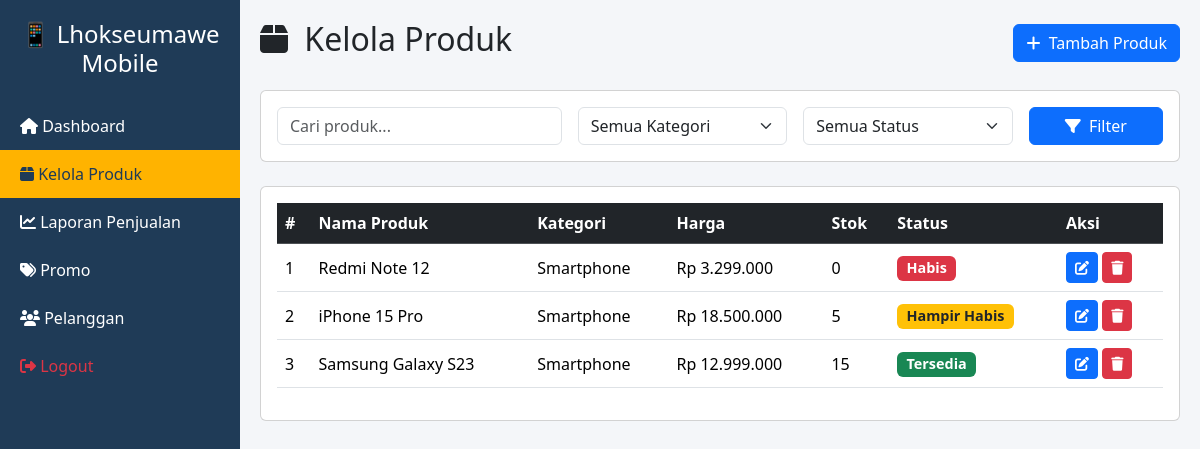
The page /kelolaproduk.php on the database its author committed.
### tables this page shows
CREATE TABLE `produk` (
  `id_produk` int(11) NOT NULL,
  `nama_produk` varchar(255) NOT NULL,
  `kategori` enum('smartphone','aksesoris','sparepart') NOT NULL,
  `harga` int(11) NOT NULL,
  `stok` int(11) NOT NULL DEFAULT 0,
  `status` enum('tersedia','hampir_habis','habis') DEFAULT 'tersedia',
  `created_at` timestamp NOT NULL DEFAULT current_timestamp()
);

### kelolaproduk.php (the view, shortened to what this page needs)
<?php
require_once 'koneksi.php';
$editMode = false;
$search = isset($_GET['search']) ? $conn->real_escape_string($_GET['search']) : '';
$query = "SELECT * FROM produk WHERE 1=1";
$query .= " ORDER BY id_produk DESC";
$stmt = $conn->prepare($query);
$stmt->execute();
$result = $stmt->get_result();
$produk = [];
while ($row = $result->fetch_assoc()) {
    $produk[] = $row;
}
?>
<!DOCTYPE html>
<html lang="id">
<head>
    <link href="https://cdn.jsdelivr.net/npm/bootstrap@5.3.2/dist/css/bootstrap.min.css" rel="stylesheet" />
    <link rel="stylesheet" href="https://cdnjs.cloudflare.com/ajax/libs/font-awesome/6.5.1/css/all.min.css" />
</head>
<body>
<div class="sidebar">
    <h4 class="text-center mb-4">📱 Lhokseumawe Mobile</h4>
    <a href="owner.php"><i class="fas fa-home"></i> Dashboard</a>
    <a href="kelolaproduk.php" class="active"><i class="fas fa-box"></i> Kelola Produk</a>
    <a href="laporanpenjualan.php"><i class="fas fa-chart-line"></i> Laporan Penjualan</a>
    <a href="promo.php"><i class="fas fa-tags"></i> Promo</a>
    <a href="pelanggan.php"><i class="fas fa-users"></i> Pelanggan</a>
    <a href="logout.php" class="text-danger"><i class="fa-solid fa-right-from-bracket"></i> Logout</a>
</div>
<div class="content">
    <div class="d-flex justify-content-between align-items-center mb-4">
        <h2><i class="fas fa-box me-2"></i> Kelola Produk</h2>
        <?php if ($editMode): ?>
            <a href="kelolaproduk.php" class="btn btn-secondary">
                <i class="fas fa-arrow-left me-1"></i> Kembali
            </a>
        <?php else: ?>
            <button class="btn btn-primary" data-bs-toggle="modal" data-bs-target="#produkModal">
                <i class="fas fa-plus me-1"></i> Tambah Produk
            </button>
        <?php endif; ?>
    </div>
    <?php if (!$editMode): ?>
        <div class="card mb-4">
            <div class="card-body">
                <form method="GET" action="">
                    <div class="row g-3">
                        <div class="col-md-4">
                            <input type="text" name="search" class="form-control" placeholder="Cari produk..." value="<?= htmlspecialchars($search) ?>">
                        </div>
                        <div class="col-md-3">
                            <select name="kategori" class="form-select">
                                <option value="">Semua Kategori</option>
                            </select>
                        </div>
                        <div class="col-md-3">
                            <select name="status" class="form-select">
                                <option value="">Semua Status</option>
                            </select>
                        </div>
                        <div class="col-md-2">
                            <button type="submit" class="btn btn-primary w-100">
                                <i class="fas fa-filter me-1"></i> Filter
                            </button>
                        </div>
                    </div>
                </form>
            </div>
        </div>
        <div class="card">
            <div class="card-body table-responsive">
                <table class="table table-hover align-middle">
                    <thead class="table-dark">
                        <tr>
                            <th>#</th>
                            <th>Nama Produk</th>
                            <th>Kategori</th>
                            <th>Harga</th>
                            <th>Stok</th>
                            <th>Status</th>
                            <th>Aksi</th>
                        </tr>
                    </thead>
                    <tbody>
                        <?php if (empty($produk)): ?>
                            <tr>
                                <td colspan="7" class="text-center py-4">Tidak ada data produk</td>
                            </tr>
                        <?php else: ?>
                            <?php foreach ($produk as $index => $item): ?>
                                <?php
                                    if ($item['stok'] > 10) {
                                        $status_class = 'bg-success';
                                        $status_text = 'Tersedia';
                                    } elseif ($item['stok'] > 0) {
                                        $status_class = 'bg-warning text-dark';
                                        $status_text = 'Hampir Habis';
                                    } else {
                                        $status_class = 'bg-danger';
                                        $status_text = 'Habis';
                                    }
                                ?>
                                <tr>
                                    <td><?= $index + 1 ?></td>
                                    <td><?= htmlspecialchars($item['nama_produk']) ?></td>
                                    <td><?= ucfirst($item['kategori']) ?></td>
                                    <td>Rp <?= number_format($item['harga'], 0, ',', '.') ?></td>
                                    <td><?= $item['stok'] ?></td>
                                    <td><span class="badge <?= $status_class ?>"><?= $status_text ?></span></td>
                                    <td>
                                        <a href="kelolaproduk.php?edit=<?= $item['id_produk'] ?>" class="btn btn-sm btn-primary" title="Edit">
                                            <i class="fas fa-edit"></i>
                                        </a>
                                        <a href="kelolaproduk.php?hapus=<?= $item['id_produk'] ?>" class="btn btn-sm btn-danger" onclick="return confirm('Yakin ingin menghapus produk ini?')" title="Hapus">
                                            <i class="fas fa-trash"></i>
                                        </a>
                                    </td>
                                </tr>
                            <?php endforeach; ?>
                        <?php endif; ?>
                    </tbody>
                </table>
            </div>
        </div>
    <?php endif; ?>
</div>
</body>
</html>

### kelolaproduk.php (style rules this page uses)
:root { --primary: #1f3b57; --secondary: #ffb300; --light: #f4f6f9; }
body { background-color: var(--light); font-family: 'Segoe UI', sans-serif; }
.sidebar { height: 100vh; background-color: var(--primary); color: white; position: fixed; width: 240px; padding-top: 20px; }
.sidebar a { color: white; display: block; padding: 12px 20px; text-decoration: none; transition: 0.3s; }
.sidebar .active { background-color: var(--secondary); color: var(--primary); }
.content { margin-left: 240px; padding: 20px; }
.badge { font-size: 0.9rem; }
.table-responsive { overflow-x: auto; }

### rows shown on the page
produk: nama_produk "Redmi Note 12", kategori "Smartphone", harga "3.299.000", stok "0", stok "Habis"
produk: nama_produk "iPhone 15 Pro", kategori "Smartphone", harga "18.500.000", stok "5", stok "Hampir Habis"
produk: nama_produk "Samsung Galaxy S23", kategori "Smartphone", harga "12.999.000", stok "15", stok "Tersedia"
